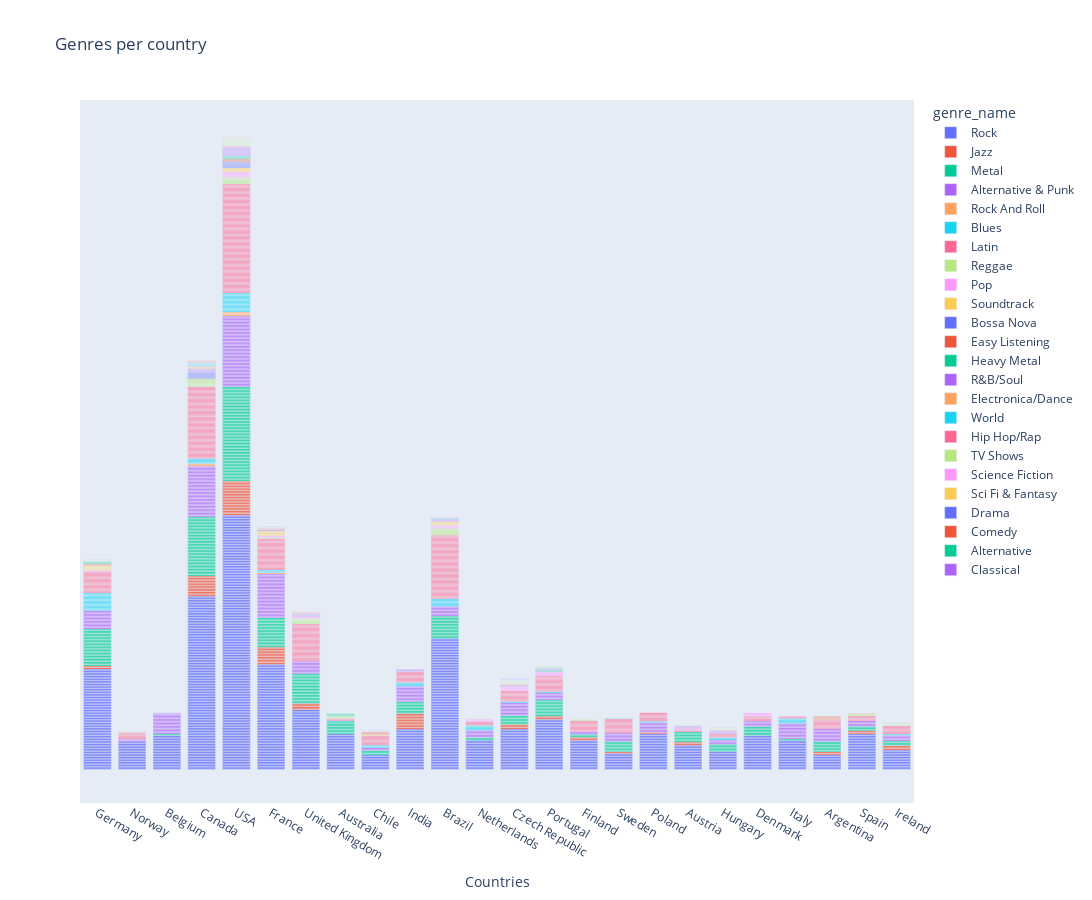

Notebook source saved alongside this figure:
### Code cell
fig = px.bar(df, 
             x='country', 
             y='genre_name', 
             color='genre_name',
             labels = {'country': 'Countries'},
             title='Genres per country',
             height=900, 
             width=1200)
fig.update_yaxes(title='y', visible=False, showticklabels=True)
fig.show()

### Figure 1 — Plotly figure (JSON) as saved in the notebook; plotly's stock layout.template omitted (floating-point values rounded to 4 significant figures; data arrays with more than 128 entries replaced by an {"elided": "..."} marker saying what was removed)
{"data": [{"alignmentgroup": "True", "hovertemplate": "genre_name=%{y}<br>Countries=%{x}<extra></extra>", "legendgroup": "Rock", "marker": {"color": "#636efa", "pattern": {"shape": ""}}, "name": "Rock", "offsetgroup": "Rock", "orientation": "v", "showlegend": true, "textposition": "auto", "type": "bar", "x": {"elided": "835 str values"}, "xaxis": "x", "y": {"elided": "835 str values"}, "yaxis": "y"}, {"alignmentgroup": "True", "hovertemplate": "genre_name=%{y}<br>Countries=%{x}<extra></extra>", "legendgroup": "Jazz", "marker": {"color": "#EF553B", "pattern": {"shape": ""}}, "name": "Jazz", "offsetgroup": "Jazz", "orientation": "v", "showlegend": true, "textposition": "auto", "type": "bar", "x": ["Canada", "Canada", "USA", "USA", "USA", "USA", "USA", "France", "France", "France", "France", "France", "France", "USA", "USA", "USA", "USA", "USA", "USA", "Poland", "United Kingdom", "Canada", "Canada", "Czech Republic", "Czech Republic", "Czech Republic", "USA", "USA", "USA", "USA", "India", "Germany", "Austria", "Austria", "Canada", "Canada", "France", "Finland", "Finland", "Ireland", "France", "France", "Spain", "Spain", "India", "India", "India", "India", "India", "Germany", "Ireland", "Ireland", "Sweden", "Canada", "Canada", "USA", "USA", "USA", "Canada", "Canada", "France", "France", "United Kingdom", "United Kingdom", "United Kingdom", "Argentina", "Argentina", "India", "India", "India", "India", "Canada", "USA", "USA", "Portugal", "Portugal", "Canada", "Canada", "USA", "USA"], "xaxis": "x", "y": ["Jazz", "Jazz", "Jazz", "Jazz", "Jazz", "Jazz", "Jazz", "Jazz", "Jazz", "Jazz", "Jazz", "Jazz", "Jazz", "Jazz", "Jazz", "Jazz", "Jazz", "Jazz", "Jazz", "Jazz", "Jazz", "Jazz", "Jazz", "Jazz", "Jazz", "Jazz", "Jazz", "Jazz", "Jazz", "Jazz", "Jazz", "Jazz", "Jazz", "Jazz", "Jazz", "Jazz", "Jazz", "Jazz", "Jazz", "Jazz", "Jazz", "Jazz", "Jazz", "Jazz", "Jazz", "Jazz", "Jazz", "Jazz", "Jazz", "Jazz", "Jazz", "Jazz", "Jazz", "Jazz", "Jazz", "Jazz", "Jazz", "Jazz", "Jazz", "Jazz", "Jazz", "Jazz", "Jazz", "Jazz", "Jazz", "Jazz", "Jazz", "Jazz", "Jazz", "Jazz", "Jazz", "Jazz", "Jazz", "Jazz", "Jazz", "Jazz", "Jazz", "Jazz", "Jazz", "Jazz"], "yaxis": "y"}, {"alignmentgroup": "True", "hovertemplate": "genre_name=%{y}<br>Countries=%{x}<extra></extra>", "legendgroup": "Metal", "marker": {"color": "#00cc96", "pattern": {"shape": ""}}, "name": "Metal", "offsetgroup": "Metal", "orientation": "v", "showlegend": true, "textposition": "auto", "type": "bar", "x": {"elided": "264 str values"}, "xaxis": "x", "y": {"elided": "264 str values"}, "yaxis": "y"}, {"alignmentgroup": "True", "hovertemplate": "genre_name=%{y}<br>Countries=%{x}<extra></extra>", "legendgroup": "Alternative & Punk", "marker": {"color": "#ab63fa", "pattern": {"shape": ""}}, "name": "Alternative & Punk", "offsetgroup": "Alternative & Punk", "orientation": "v", "showlegend": true, "textposition": "auto", "type": "bar", "x": {"elided": "244 str values"}, "xaxis": "x", "y": {"elided": "244 str values"}, "yaxis": "y"}, {"alignmentgroup": "True", "hovertemplate": "genre_name=%{y}<br>Countries=%{x}<extra></extra>", "legendgroup": "Rock And Roll", "marker": {"color": "#FFA15A", "pattern": {"shape": ""}}, "name": "Rock And Roll", "offsetgroup": "Rock And Roll", "orientation": "v", "showlegend": true, "textposition": "auto", "type": "bar", "x": ["USA", "Canada", "Canada", "France", "USA", "USA"], "xaxis": "x", "y": ["Rock And Roll", "Rock And Roll", "Rock And Roll", "Rock And Roll", "Rock And Roll", "Rock And Roll"], "yaxis": "y"}, {"alignmentgroup": "True", "hovertemplate": "genre_name=%{y}<br>Countries=%{x}<extra></extra>", "legendgroup": "Blues", "marker": {"color": "#19d3f3", "pattern": {"shape": ""}}, "name": "Blues", "offsetgroup": "Blues", "orientation": "v", "showlegend": true, "textposition": "auto", "type": "bar", "x": ["USA", "USA", "USA", "USA", "Germany", "Poland", "Brazil", "Brazil", "Brazil", "Brazil", "Brazil", "Brazil", "Canada", "Canada", "USA", "USA", "USA", "USA", "USA", "USA", "USA", "USA", "Ireland", "Netherlands", "Netherlands", "Netherlands", "Netherlands", "India", "India", "India", "Germany", "Germany", "Germany", "Czech Republic", "Chile", "Chile", "Germany", "Germany", "Germany", "Germany", "Germany", "Germany", "Australia", "Canada", "Canada", "Germany", "Germany", "Germany", "Germany", "Hungary", "Hungary", "France", "France", "Italy", "Italy", "Italy", "Italy", "Portugal", "USA", "USA", "USA"], "xaxis": "x", "y": ["Blues", "Blues", "Blues", "Blues", "Blues", "Blues", "Blues", "Blues", "Blues", "Blues", "Blues", "Blues", "Blues", "Blues", "Blues", "Blues", "Blues", "Blues", "Blues", "Blues", "Blues", "Blues", "Blues", "Blues", "Blues", "Blues", "Blues", "Blues", "Blues", "Blues", "Blues", "Blues", "Blues", "Blues", "Blues", "Blues", "Blues", "Blues", "Blues", "Blues", "Blues", "Blues", "Blues", "Blues", "Blues", "Blues", "Blues", "Blues", "Blues", "Blues", "Blues", "Blues", "Blues", "Blues", "Blues", "Blues", "Blues", "Blues", "Blues", "Blues", "Blues"], "yaxis": "y"}, {"alignmentgroup": "True", "hovertemplate": "genre_name=%{y}<br>Countries=%{x}<extra></extra>", "legendgroup": "Latin", "marker": {"color": "#FF6692", "pattern": {"shape": ""}}, "name": "Latin", "offsetgroup": "Latin", "orientation": "v", "showlegend": true, "textposition": "auto", "type": "bar", "x": {"elided": "386 str values"}, "xaxis": "x", "y": {"elided": "386 str values"}, "yaxis": "y"}, {"alignmentgroup": "True", "hovertemplate": "genre_name=%{y}<br>Countries=%{x}<extra></extra>", "legendgroup": "Reggae", "marker": {"color": "#B6E880", "pattern": {"shape": ""}}, "name": "Reggae", "offsetgroup": "Reggae", "orientation": "v", "showlegend": true, "textposition": "auto", "type": "bar", "x": ["United Kingdom", "United Kingdom", "United Kingdom", "United Kingdom", "United Kingdom", "Brazil", "Canada", "Canada", "Canada", "Canada", "Canada", "Canada", "France", "Spain", "Spain", "USA", "USA", "USA", "USA", "USA", "USA", "Canada", "Australia", "Australia", "Brazil", "Brazil", "Brazil", "Brazil", "Brazil", "Finland"], "xaxis": "x", "y": ["Reggae", "Reggae", "Reggae", "Reggae", "Reggae", "Reggae", "Reggae", "Reggae", "Reggae", "Reggae", "Reggae", "Reggae", "Reggae", "Reggae", "Reggae", "Reggae", "Reggae", "Reggae", "Reggae", "Reggae", "Reggae", "Reggae", "Reggae", "Reggae", "Reggae", "Reggae", "Reggae", "Reggae", "Reggae", "Reggae"], "yaxis": "y"}, {"alignmentgroup": "True", "hovertemplate": "genre_name=%{y}<br>Countries=%{x}<extra></extra>", "legendgroup": "Pop", "marker": {"color": "#FF97FF", "pattern": {"shape": ""}}, "name": "Pop", "offsetgroup": "Pop", "orientation": "v", "showlegend": true, "textposition": "auto", "type": "bar", "x": ["Germany", "Czech Republic", "Czech Republic", "Czech Republic", "Czech Republic", "Denmark", "Denmark", "Denmark", "France", "France", "Netherlands", "Netherlands", "Netherlands", "United Kingdom", "United Kingdom", "USA", "USA", "USA", "USA", "USA", "Portugal", "Portugal", "Portugal", "Portugal", "Austria", "Brazil", "Brazil", "Brazil"], "xaxis": "x", "y": ["Pop", "Pop", "Pop", "Pop", "Pop", "Pop", "Pop", "Pop", "Pop", "Pop", "Pop", "Pop", "Pop", "Pop", "Pop", "Pop", "Pop", "Pop", "Pop", "Pop", "Pop", "Pop", "Pop", "Pop", "Pop", "Pop", "Pop", "Pop"], "yaxis": "y"}, {"alignmentgroup": "True", "hovertemplate": "genre_name=%{y}<br>Countries=%{x}<extra></extra>", "legendgroup": "Soundtrack", "marker": {"color": "#FECB52", "pattern": {"shape": ""}}, "name": "Soundtrack", "offsetgroup": "Soundtrack", "orientation": "v", "showlegend": true, "textposition": "auto", "type": "bar", "x": ["Germany", "Chile", "Germany", "Germany", "France", "France", "Germany", "Germany", "France", "France", "France", "USA", "USA", "USA", "USA", "Brazil", "Brazil", "Argentina", "Brazil", "Brazil"], "xaxis": "x", "y": ["Soundtrack", "Soundtrack", "Soundtrack", "Soundtrack", "Soundtrack", "Soundtrack", "Soundtrack", "Soundtrack", "Soundtrack", "Soundtrack", "Soundtrack", "Soundtrack", "Soundtrack", "Soundtrack", "Soundtrack", "Soundtrack", "Soundtrack", "Soundtrack", "Soundtrack", "Soundtrack"], "yaxis": "y"}, {"alignmentgroup": "True", "hovertemplate": "genre_name=%{y}<br>Countries=%{x}<extra></extra>", "legendgroup": "Bossa Nova", "marker": {"color": "#636efa", "pattern": {"shape": ""}}, "name": "Bossa Nova", "offsetgroup": "Bossa Nova", "orientation": "v", "showlegend": true, "textposition": "auto", "type": "bar", "x": ["France", "USA", "USA", "Canada", "Canada", "Canada", "USA", "USA", "USA", "USA", "USA", "Canada", "Canada", "Canada", "Canada"], "xaxis": "x", "y": ["Bossa Nova", "Bossa Nova", "Bossa Nova", "Bossa Nova", "Bossa Nova", "Bossa Nova", "Bossa Nova", "Bossa Nova", "Bossa Nova", "Bossa Nova", "Bossa Nova", "Bossa Nova", "Bossa Nova", "Bossa Nova", "Bossa Nova"], "yaxis": "y"}, {"alignmentgroup": "True", "hovertemplate": "genre_name=%{y}<br>Countries=%{x}<extra></extra>", "legendgroup": "Easy Listening", "marker": {"color": "#EF553B", "pattern": {"shape": ""}}, "name": "Easy Listening", "offsetgroup": "Easy Listening", "orientation": "v", "showlegend": true, "textposition": "auto", "type": "bar", "x": ["Chile", "Chile", "Chile", "Germany", "Germany", "USA", "USA", "USA", "Argentina", "Argentina"], "xaxis": "x", "y": ["Easy Listening", "Easy Listening", "Easy Listening", "Easy Listening", "Easy Listening", "Easy Listening", "Easy Listening", "Easy Listening", "Easy Listening", "Easy Listening"], "yaxis": "y"}, {"alignmentgroup": "True", "hovertemplate": "genre_name=%{y}<br>Countries=%{x}<extra></extra>", "legendgroup": "Heavy Metal", "marker": {"color": "#00cc96", "pattern": {"shape": ""}}, "name": "Heavy Metal", "offsetgroup": "Heavy Metal", "orientation": "v", "showlegend": true, "textposition": "auto", "type": "bar", "x": ["USA", "Germany", "Germany", "Germany", "USA", "USA", "USA", "Australia", "Australia", "Australia", "Portugal", "Portugal"], "xaxis": "x", "y": ["Heavy Metal", "Heavy Metal", "Heavy Metal", "Heavy Metal", "Heavy Metal", "Heavy Metal", "Heavy Metal", "Heavy Metal", "Heavy Metal", "Heavy Metal", "Heavy Metal", "Heavy Metal"], "yaxis": "y"}, {"alignmentgroup": "True", "hovertemplate": "genre_name=%{y}<br>Countries=%{x}<extra></extra>", "legendgroup": "R&B/Soul", "marker": {"color": "#ab63fa", "pattern": {"shape": ""}}, "name": "R&B/Soul", "offsetgroup": "R&B/Soul", "orientation": "v", "showlegend": true, "textposition": "auto", "type": "bar", "x": ["India", "India", "India", "India", "Czech Republic", "Czech Republic", "United Kingdom", "United Kingdom", "USA", "USA", "Hungary", "Hungary", "Hungary", "Hungary", "Hungary", "Canada", "Canada", "USA", "USA", "USA", "USA", "USA", "USA", "USA", "USA", "USA", "USA", "Portugal", "Portugal", "Brazil", "Brazil", "Austria", "Austria", "Austria", "Canada", "Canada", "Canada", "Austria", "Belgium", "Belgium", "Brazil"], "xaxis": "x", "y": ["R&B/Soul", "R&B/Soul", "R&B/Soul", "R&B/Soul", "R&B/Soul", "R&B/Soul", "R&B/Soul", "R&B/Soul", "R&B/Soul", "R&B/Soul", "R&B/Soul", "R&B/Soul", "R&B/Soul", "R&B/Soul", "R&B/Soul", "R&B/Soul", "R&B/Soul", "R&B/Soul", "R&B/Soul", "R&B/Soul", "R&B/Soul", "R&B/Soul", "R&B/Soul", "R&B/Soul", "R&B/Soul", "R&B/Soul", "R&B/Soul", "R&B/Soul", "R&B/Soul", "R&B/Soul", "R&B/Soul", "R&B/Soul", "R&B/Soul", "R&B/Soul", "R&B/Soul", "R&B/Soul", "R&B/Soul", "R&B/Soul", "R&B/Soul", "R&B/Soul", "R&B/Soul"], "yaxis": "y"}, {"alignmentgroup": "True", "hovertemplate": "genre_name=%{y}<br>Countries=%{x}<extra></extra>", "legendgroup": "Electronica/Dance", "marker": {"color": "#FFA15A", "pattern": {"shape": ""}}, "name": "Electronica/Dance", "offsetgroup": "Electronica/Dance", "orientation": "v", "showlegend": true, "textposition": "auto", "type": "bar", "x": ["Czech Republic", "Czech Republic", "Canada", "Canada", "Canada", "Hungary", "Norway", "Norway", "Portugal", "France", "France", "Canada"], "xaxis": "x", "y": ["Electronica/Dance", "Electronica/Dance", "Electronica/Dance", "Electronica/Dance", "Electronica/Dance", "Electronica/Dance", "Electronica/Dance", "Electronica/Dance", "Electronica/Dance", "Electronica/Dance", "Electronica/Dance", "Electronica/Dance"], "yaxis": "y"}, {"alignmentgroup": "True", "hovertemplate": "genre_name=%{y}<br>Countries=%{x}<extra></extra>", "legendgroup": "World", "marker": {"color": "#19d3f3", "pattern": {"shape": ""}}, "name": "World", "offsetgroup": "World", "orientation": "v", "showlegend": true, "textposition": "auto", "type": "bar", "x": ["Canada", "Canada", "Canada", "United Kingdom", "Brazil", "Brazil", "Norway", "Portugal", "Portugal", "Sweden", "Canada", "Canada", "Canada"], "xaxis": "x", "y": ["World", "World", "World", "World", "World", "World", "World", "World", "World", "World", "World", "World", "World"], "yaxis": "y"}, {"alignmentgroup": "True", "hovertemplate": "genre_name=%{y}<br>Countries=%{x}<extra></extra>", "legendgroup": "Hip Hop/Rap", "marker": {"color": "#FF6692", "pattern": {"shape": ""}}, "name": "Hip Hop/Rap", "offsetgroup": "Hip Hop/Rap", "orientation": "v", "showlegend": true, "textposition": "auto", "type": "bar", "x": ["Brazil", "Brazil", "Canada", "Canada", "Canada", "Spain", "United Kingdom", "United Kingdom", "United Kingdom", "Canada", "Canada", "France", "France", "USA", "USA", "USA", "USA"], "xaxis": "x", "y": ["Hip Hop/Rap", "Hip Hop/Rap", "Hip Hop/Rap", "Hip Hop/Rap", "Hip Hop/Rap", "Hip Hop/Rap", "Hip Hop/Rap", "Hip Hop/Rap", "Hip Hop/Rap", "Hip Hop/Rap", "Hip Hop/Rap", "Hip Hop/Rap", "Hip Hop/Rap", "Hip Hop/Rap", "Hip Hop/Rap", "Hip Hop/Rap", "Hip Hop/Rap"], "yaxis": "y"}, {"alignmentgroup": "True", "hovertemplate": "genre_name=%{y}<br>Countries=%{x}<extra></extra>", "legendgroup": "TV Shows", "marker": {"color": "#B6E880", "pattern": {"shape": ""}}, "name": "TV Shows", "offsetgroup": "TV Shows", "orientation": "v", "showlegend": true, "textposition": "auto", "type": "bar", "x": ["Sweden", "Chile", "Chile", "Austria", "Austria", "Austria", "Austria", "Hungary", "Hungary", "Hungary", "Hungary", "Canada", "USA", "Germany", "Germany", "Germany", "Ireland", "Ireland", "Ireland", "Ireland", "Ireland", "Ireland", "Ireland", "USA", "USA", "USA", "USA", "USA", "USA", "USA", "USA", "Czech Republic", "Czech Republic", "USA", "USA", "USA", "USA", "USA", "Portugal", "France", "Czech Republic", "Czech Republic", "Czech Republic", "Czech Republic", "Czech Republic", "Czech Republic", "India"], "xaxis": "x", "y": ["TV Shows", "TV Shows", "TV Shows", "TV Shows", "TV Shows", "TV Shows", "TV Shows", "TV Shows", "TV Shows", "TV Shows", "TV Shows", "TV Shows", "TV Shows", "TV Shows", "TV Shows", "TV Shows", "TV Shows", "TV Shows", "TV Shows", "TV Shows", "TV Shows", "TV Shows", "TV Shows", "TV Shows", "TV Shows", "TV Shows", "TV Shows", "TV Shows", "TV Shows", "TV Shows", "TV Shows", "TV Shows", "TV Shows", "TV Shows", "TV Shows", "TV Shows", "TV Shows", "TV Shows", "TV Shows", "TV Shows", "TV Shows", "TV Shows", "TV Shows", "TV Shows", "TV Shows", "TV Shows", "TV Shows"], "yaxis": "y"}, {"alignmentgroup": "True", "hovertemplate": "genre_name=%{y}<br>Countries=%{x}<extra></extra>", "legendgroup": "Science Fiction", "marker": {"color": "#FF97FF", "pattern": {"shape": ""}}, "name": "Science Fiction", "offsetgroup": "Science Fiction", "orientation": "v", "showlegend": true, "textposition": "auto", "type": "bar", "x": ["Chile", "Chile", "Germany", "Germany", "USA", "Czech Republic"], "xaxis": "x", "y": ["Science Fiction", "Science Fiction", "Science Fiction", "Science Fiction", "Science Fiction", "Science Fiction"], "yaxis": "y"}, {"alignmentgroup": "True", "hovertemplate": "genre_name=%{y}<br>Countries=%{x}<extra></extra>", "legendgroup": "Sci Fi & Fantasy", "marker": {"color": "#FECB52", "pattern": {"shape": ""}}, "name": "Sci Fi & Fantasy", "offsetgroup": "Sci Fi & Fantasy", "orientation": "v", "showlegend": true, "textposition": "auto", "type": "bar", "x": ["Chile", "Hungary", "India", "Brazil", "Brazil", "France", "France", "Finland", "Finland", "Finland", "Finland", "Netherlands", "Netherlands", "Netherlands", "USA", "USA", "USA", "USA", "USA", "Portugal"], "xaxis": "x", "y": ["Sci Fi & Fantasy", "Sci Fi & Fantasy", "Sci Fi & Fantasy", "Sci Fi & Fantasy", "Sci Fi & Fantasy", "Sci Fi & Fantasy", "Sci Fi & Fantasy", "Sci Fi & Fantasy", "Sci Fi & Fantasy", "Sci Fi & Fantasy", "Sci Fi & Fantasy", "Sci Fi & Fantasy", "Sci Fi & Fantasy", "Sci Fi & Fantasy", "Sci Fi & Fantasy", "Sci Fi & Fantasy", "Sci Fi & Fantasy", "Sci Fi & Fantasy", "Sci Fi & Fantasy", "Sci Fi & Fantasy"], "yaxis": "y"}, {"alignmentgroup": "True", "hovertemplate": "genre_name=%{y}<br>Countries=%{x}<extra></extra>", "legendgroup": "Drama", "marker": {"color": "#636efa", "pattern": {"shape": ""}}, "name": "Drama", "offsetgroup": "Drama", "orientation": "v", "showlegend": true, "textposition": "auto", "type": "bar", "x": ["Chile", "Chile", "Chile", "Chile", "Austria", "Hungary", "Hungary", "Canada", "Canada", "Germany", "Ireland", "France", "France", "Norway", "Norway", "USA", "USA", "USA", "USA", "USA", "USA", "Czech Republic", "France", "France", "Czech Republic", "Czech Republic", "Czech Republic", "Czech Republic", "Czech Republic"], "xaxis": "x", "y": ["Drama", "Drama", "Drama", "Drama", "Drama", "Drama", "Drama", "Drama", "Drama", "Drama", "Drama", "Drama", "Drama", "Drama", "Drama", "Drama", "Drama", "Drama", "Drama", "Drama", "Drama", "Drama", "Drama", "Drama", "Drama", "Drama", "Drama", "Drama", "Drama"], "yaxis": "y"}, {"alignmentgroup": "True", "hovertemplate": "genre_name=%{y}<br>Countries=%{x}<extra></extra>", "legendgroup": "Comedy", "marker": {"color": "#EF553B", "pattern": {"shape": ""}}, "name": "Comedy", "offsetgroup": "Comedy", "orientation": "v", "showlegend": true, "textposition": "auto", "type": "bar", "x": ["Hungary", "USA", "USA", "USA", "USA", "USA", "USA", "USA", "USA"], "xaxis": "x", "y": ["Comedy", "Comedy", "Comedy", "Comedy", "Comedy", "Comedy", "Comedy", "Comedy", "Comedy"], "yaxis": "y"}, {"alignmentgroup": "True", "hovertemplate": "genre_name=%{y}<br>Countries=%{x}<extra></extra>", "legendgroup": "Alternative", "marker": {"color": "#00cc96", "pattern": {"shape": ""}}, "name": "Alternative", "offsetgroup": "Alternative", "orientation": "v", "showlegend": true, "textposition": "auto", "type": "bar", "x": ["USA", "USA", "USA", "USA", "USA", "Germany", "Norway", "Norway", "Norway", "Norway", "France", "France", "France", "France"], "xaxis": "x", "y": ["Alternative", "Alternative", "Alternative", "Alternative", "Alternative", "Alternative", "Alternative", "Alternative", "Alternative", "Alternative", "Alternative", "Alternative", "Alternative", "Alternative"], "yaxis": "y"}, {"alignmentgroup": "True", "hovertemplate": "genre_name=%{y}<br>Countries=%{x}<extra></extra>", "legendgroup": "Classical", "marker": {"color": "#ab63fa", "pattern": {"shape": ""}}, "name": "Classical", "offsetgroup": "Classical", "orientation": "v", "showlegend": true, "textposition": "auto", "type": "bar", "x": ["USA", "USA", "USA", "USA", "France", "France", "France", "France", "France", "France", "France", "France", "Italy", "Italy", "Norway", "Norway", "Norway", "Norway", "Norway", "USA", "USA", "USA", "USA", "Canada", "France", "France", "Chile", "India", "India", "Brazil", "Brazil", "Canada", "Canada", "Canada", "Canada", "Austria", "Austria", "Brazil", "Brazil", "Brazil", "Brazil"], "xaxis": "x", "y": ["Classical", "Classical", "Classical", "Classical", "Classical", "Classical", "Classical", "Classical", "Classical", "Classical", "Classical", "Classical", "Classical", "Classical", "Classical", "Classical", "Classical", "Classical", "Classical", "Classical", "Classical", "Classical", "Classical", "Classical", "Classical", "Classical", "Classical", "Classical", "Classical", "Classical", "Classical", "Classical", "Classical", "Classical", "Classical", "Classical", "Classical", "Classical", "Classical", "Classical", "Classical"], "yaxis": "y"}], "layout": {"barmode": "relative", "height": 900, "legend": {"title": {"text": "genre_name"}, "tracegroupgap": 0}, "title": {"text": "Genres per country"}, "width": 1200, "xaxis": {"anchor": "y", "domain": [0, 1], "title": {"text": "Countries"}}, "yaxis": {"anchor": "x", "categoryarray": ["Classical", "Alternative", "Comedy", "Drama", "Sci Fi & Fantasy", "Science Fiction", "TV Shows", "Hip Hop/Rap", "World", "Electronica/Dance", "R&B/Soul", "Heavy Metal", "Easy Listening", "Bossa Nova", "Soundtrack", "Pop", "Reggae", "Latin", "Blues", "Rock And Roll", "Alternative & Punk", "Metal", "Jazz", "Rock"], "categoryorder": "array", "domain": [0, 1], "showticklabels": true, "title": {"text": "y"}, "visible": false}}}
